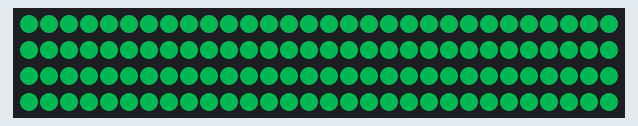
This sketch was run on a simulated Arduino Uno, built with avr-gcc and run on an emulated ATmega328P. Shown: 120 RGB LEDs in strip order, left to right, continuing on the next row. Dim RGB values are drawn brighter than linear; random numbers use the default seed unless the sketch sets one.

Above: at 5.0 s.

The sketch:

bacteria.ino.ino
```cpp
#include <FastLED.h>

// LED Configuration
#define NUM_LEDS 120
#define DATA_PIN 6
CRGB leds[NUM_LEDS];

// Bacterial Colony Parameters
const uint8_t SPREAD_RATE = 24;
const uint8_t MAX_DENSITY = 150;
const uint8_t DECAY_RATE = 1;
const uint8_t SEED_CHANCE = 12;  // Higher = more colony starts

void setup() {
  FastLED.addLeds<WS2812B, DATA_PIN, GRB>(leds, NUM_LEDS);
  FastLED.setBrightness(100);  // Adjust brightness here (0-255)
  FastLED.clear();
}

void loop() {
  bacterialColony();
}

void bacterialColony() {
  static uint8_t density[NUM_LEDS] = {0};

  // 1. Seed new colonies randomly
  if(random8() < SEED_CHANCE) {
    uint16_t pos = random16(NUM_LEDS);
    density[pos] = MAX_DENSITY;
  }

  // 2. Spread existing colonies
  for(int i = 0; i < NUM_LEDS; i++) {
    if(density[i] >= 30) {
      // Spread to left neighbor
      if(i > 0) density[i-1] = qadd8(density[i-1], SPREAD_RATE);
      // Spread to right neighbor
      if(i < NUM_LEDS-1) density[i+1] = qadd8(density[i+1], SPREAD_RATE);
    }
  }

  // 3. Update LEDs and decay colonies
  for(int i = 0; i < NUM_LEDS; i++) {
    // Apply density decay
    density[i] = qsub8(density[i], DECAY_RATE);

    // Convert density to color (greenish with yellow highlights)
    uint8_t hue = 95 + (density[i] / 8);  // Color variation
    uint8_t val = density[i];             // Direct brightness mapping
    leds[i] = CHSV(hue, 255, val);
  }

  FastLED.show();
  FastLED.delay(50);  // Adjust speed here
}
```
